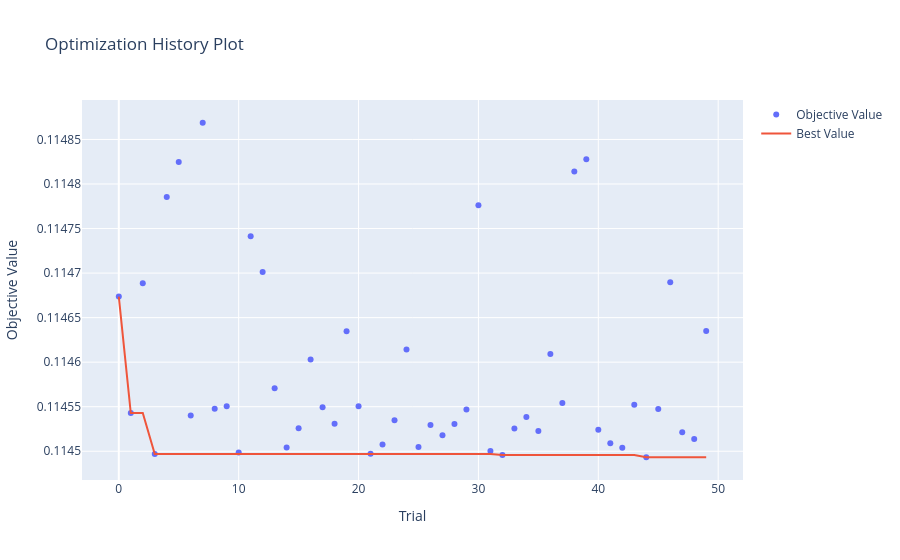

This figure's notebook cell:
### Markdown cell above
### Visualize Hyperparameter Tuning

### Code cell
study = huber_study # lgbm_study

# how the objective value improved over trials
vis.plot_optimization_history(study).show()

# which hyperparameters mattered most
# vis.plot_param_importances(study).show()

# 2D slice of the objective surface
# vis.plot_contour(study, params=['learning_rate', 'reg_alpha']).show()

# distribution of sampled values vs objective score
# vis.plot_slice(study).show()

### Figure 1 — Plotly figure (JSON) as saved in the notebook; plotly's stock layout.template omitted (floating-point values rounded to 4 significant figures)
{"data": [{"mode": "markers", "name": "Objective Value", "type": "scatter", "x": [0, 1, 2, 3, 4, 5, 6, 7, 8, 9, 10, 11, 12, 13, 14, 15, 16, 17, 18, 19, 20, 21, 22, 23, 24, 25, 26, 27, 28, 29, 30, 31, 32, 33, 34, 35, 36, 37, 38, 39, 40, 41, 42, 43, 44, 45, 46, 47, 48, 49], "y": [0.1147, 0.1145, 0.1147, 0.1145, 0.1148, 0.1148, 0.1145, 0.1149, 0.1145, 0.1146, 0.1145, 0.1147, 0.1147, 0.1146, 0.1145, 0.1145, 0.1146, 0.1145, 0.1145, 0.1146, 0.1146, 0.1145, 0.1145, 0.1145, 0.1146, 0.1145, 0.1145, 0.1145, 0.1145, 0.1145, 0.1148, 0.1145, 0.1145, 0.1145, 0.1145, 0.1145, 0.1146, 0.1146, 0.1148, 0.1148, 0.1145, 0.1145, 0.1145, 0.1146, 0.1145, 0.1145, 0.1147, 0.1145, 0.1145, 0.1146]}, {"mode": "lines", "name": "Best Value", "type": "scatter", "x": [0, 1, 2, 3, 4, 5, 6, 7, 8, 9, 10, 11, 12, 13, 14, 15, 16, 17, 18, 19, 20, 21, 22, 23, 24, 25, 26, 27, 28, 29, 30, 31, 32, 33, 34, 35, 36, 37, 38, 39, 40, 41, 42, 43, 44, 45, 46, 47, 48, 49], "y": [0.1147, 0.1145, 0.1145, 0.1145, 0.1145, 0.1145, 0.1145, 0.1145, 0.1145, 0.1145, 0.1145, 0.1145, 0.1145, 0.1145, 0.1145, 0.1145, 0.1145, 0.1145, 0.1145, 0.1145, 0.1145, 0.1145, 0.1145, 0.1145, 0.1145, 0.1145, 0.1145, 0.1145, 0.1145, 0.1145, 0.1145, 0.1145, 0.1145, 0.1145, 0.1145, 0.1145, 0.1145, 0.1145, 0.1145, 0.1145, 0.1145, 0.1145, 0.1145, 0.1145, 0.1145, 0.1145, 0.1145, 0.1145, 0.1145, 0.1145]}, {"marker": {"color": "#cccccc"}, "mode": "markers", "name": "Infeasible Trial", "showlegend": false, "type": "scatter", "x": [], "y": []}], "layout": {"title": {"text": "Optimization History Plot"}, "xaxis": {"title": {"text": "Trial"}}, "yaxis": {"title": {"text": "Objective Value"}}}}
